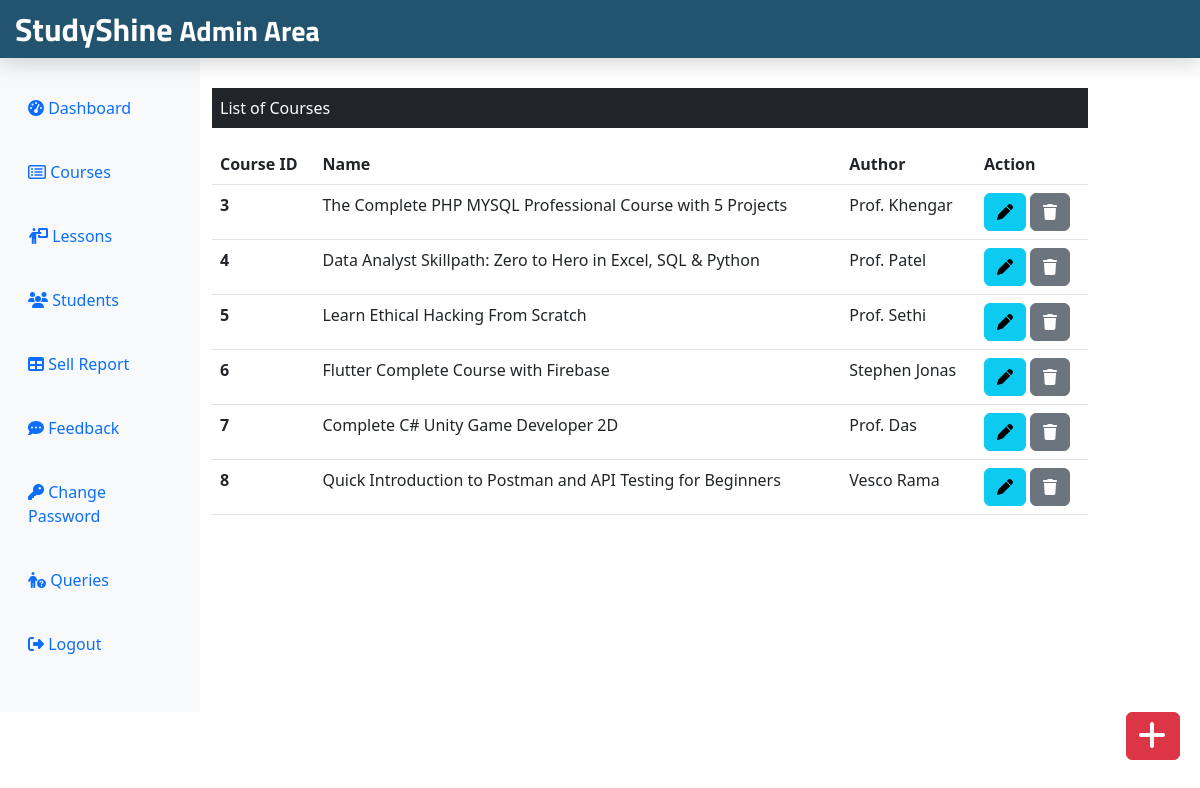
/Admin/coursead.php (signed in), run on the app's committed database.
### tables this page shows
CREATE TABLE `course` (
  `course_id` int(11) NOT NULL,
  `course_name` varchar(255) NOT NULL,
  `course_desc` varchar(255) NOT NULL,
  `course_author` varchar(255) NOT NULL,
  `course_duration` text NOT NULL,
  `course_img` text NOT NULL,
  `course_original_price` int(11) NOT NULL,
  `course_price` int(11) NOT NULL
);

### Admin/coursead.php (the view, shortened to what this page needs)
<?php
include('./adminInclude/header.php');
include('../dbConnection.php');
?>
<div class="col-sm-9 mt-5">
<p class="bg-dark text-white p-2">List of Courses</p>
<?php
$sql = "SELECT *FROM course";
$result = $conn ->query($sql);
if($result->num_rows > 0){
?>
<table class="table">
<thead>
<tr>
<th scope="col">Course ID</th>
<th scope="col">Name</th>
<th scope="col">Author</th>
<th scope="col">Action</th>
</tr>
</thead>
<tbody>
<?php
	while ($row = $result->fetch_assoc()){
	echo '<tr>';
	echo '<th scope="row">'.$row['course_id'].'</th>';
	echo '<td>'.$row['course_name'].'</td>';
	echo '<td>'.$row['course_author'].'</td>';
	echo'<td>';
	echo'
	<form action= "editcourse.php" method = "POST" class = "d-inline"	>
	<input type = "hidden" name = "id" value= '.$row["course_id"].'>
	<button
		type="submit"
		class="btn btn-info mr-3"
		name="view"
		value="View" >
	<i class= "fas fa-pen"></i>
	</button>
	</form>
<form action= "" method ="POST" class = "d-inline">
  <input type = "hidden" name = "id" value= '.$row["course_id"].'>
	<button
	type="submit"
	class="btn btn-secondary"
	name="delete"
	value="Delete" >
	<i class="fas fa-trash"></i>
	</button>
</form>
	</td>
	</tr>';
} ?>
</tbody>
</table>
 <?php } else {
	echo "0 Results";
	}
?>
</div>
</div>
<div>
<a class="btn btn-danger box" href="addCourse.php">
	<i class="fas fa-plus fa-2x"> </i>
    </a>
</div>
</div>
<?php
include('./adminInclude/footer.php');
?>

### css/adminstyle.css (style rules this page uses)
.box { position: fixed; bottom: 10px; right: 20px; margin-bottom: 30px; }

### data on the page
course: course_id "3", course_name "The Complete PHP MYSQL Professional Course with 5 Projects", course_author "Prof. Khengar"
course: course_id "4", course_name "Data Analyst Skillpath: Zero to Hero in Excel, SQL & Python", course_author "Prof. Patel"
course: course_id "5", course_name "Learn Ethical Hacking From Scratch", course_author "Prof. Sethi"
course: course_id "6", course_name "Flutter Complete Course with Firebase", course_author "Stephen Jonas"
course: course_id "7", course_name "Complete C# Unity Game Developer 2D", course_author "Prof. Das"
course: course_id "8", course_name "Quick Introduction to Postman and API Testing for Beginners", course_author "Vesco Rama"
